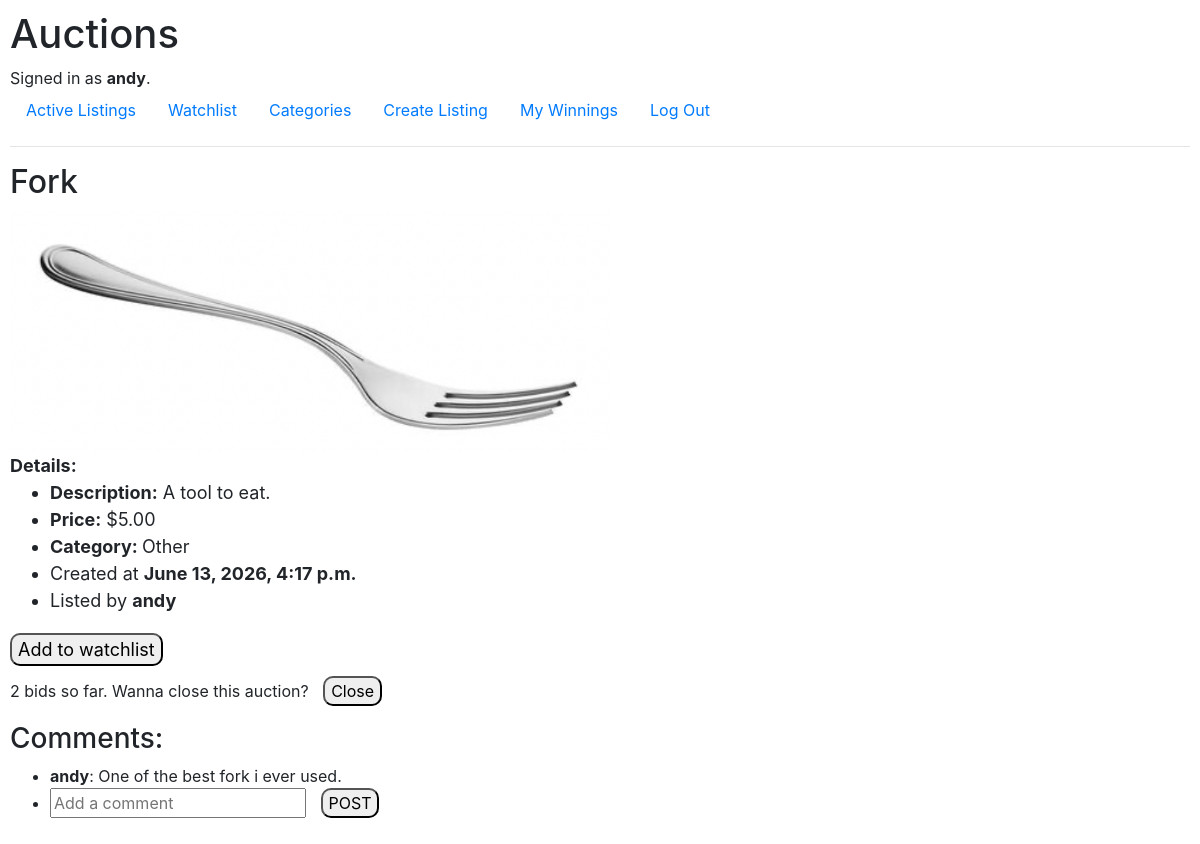
/listing/2 (signed in), run on the app's committed database.
### auctions/models.py (models this page shows, shortened)
class User(AbstractUser):
    pass
    def __str__(self):
        return f"{self.username.lower()}"

class Listing(models.Model):
    owner = models.ForeignKey(
        User, on_delete=models.CASCADE, related_name="listings")
    name = models.CharField(max_length=64)
    description = models.TextField()
    image = models.ImageField(upload_to="listings/", blank=True, null=True)
    category = models.CharField(max_length=30, default="Other")
    price = models.DecimalField(max_digits=10, decimal_places=2)
    datetime = models.DateTimeField(auto_now_add=True)
    active = models.BooleanField(default=True)
    winner = models.ForeignKey(User, on_delete=models.SET_NULL, null=True, blank=True, default=None, related_name="wins")

class Comment(models.Model):  # Renamed to singular
    commenter = models.ForeignKey(
        User, on_delete=models.CASCADE, related_name="writtenComments")
    listing = models.ForeignKey(
        Listing, on_delete=models.CASCADE, related_name="comments")  # Fixed related_name
    content = models.TextField()

### auctions/views.py (the view)
# urls.py: path("listing", views.createListing, name="createListing"),
@login_required
def listing(request, id):
    listing = Listing.objects.get(pk=id)
    isWatchlisted = Watchlist.objects.filter(user=request.user, listing=listing).exists()
    return render(request, "auctions/listingIndividual.html", {
        "listing": listing,
        "isWatchlisted":isWatchlisted,
        "comments": Comment.objects.filter(listing = listing)
    })

### auctions/templates/auctions/listingIndividual.html (shortened to what this page needs)
{% extends "auctions/layout.html" %}
{% block body %}
    <h2>{{ listing.name }}</h2>
    {% if listing.image %}
        <img src="{{ listing.image.url }}" alt="{{ listing.name }}" style="max-width: 600px; max-height:400px;">
    {% else %}
        <p>No image provided.</p>
    {% endif %}
    <div style="font-size: large; margin-bottom: 10px;"><b>Details:</b><br>
        <ul>
            <li><b>Description:</b> {{listing.description}}</li>
            <li><b>Price:</b> ${{listing.price}}</li>
            <li><b>Category: </b>{{listing.category}}</li>
            <li>Created at <b>{{listing.datetime}}</b></li>
            <li>Listed by <b>{{listing.owner}}</b></li>
        </ul>
                    {% if isWatchlisted %}
                <a href="{% url 'removeWatchlist' listing.id %}">
                    <button class="submit-button" style="margin-top:3px; margin-left:0px;">Remove from watchlist</button>
                </a>
            {% else %}
                <a href="{% url 'addWatchlist' listing.id %}">
                    <button class="submit-button" style="margin-top:3px; margin-left:0px;">Add to watchlist</button>
                </a>
            {% endif %}
    </div>
    <div>
        {% if listing.active %}
            <div>
                {% if request.user != listing.owner %}
                    <p>{{ listing.bids.count }} bids so far. Wanna put new bid?</p>
                    <form action="{% url 'placeBid' listing.id %}" method="post">
                        {% csrf_token %}
                        <input type="number" name="newBid" step="0.01" min="{{listing.price}}" placeholder="0.00" required>
                        <input type="submit" value="Place Bid">
                    </form>
                {% else %}
                    <p>{{ listing.bids.count }} bids so far. Wanna close this auction?
                        <a href="{% url 'closeListing' listing.id %}">
                            <button class="submit-button">Close</button>
                        </a>
                    </p>
                {% endif %}
            </div>
        {% endif %}
        <div>
            <h3>Comments:</h3>
            <ul>
                {% for comment in comments %}
                    <li><b>{{comment.commenter}}</b>: {{comment.content}}</li>
                {% empty %}
                    <li>No comments.</li>
                {% endfor %}
                {% if listing.active %}
                    <li>
                        <form action="{% url 'addComment' listing.id %}" method="post">
                            <input type="text" required name="content" placeholder="Add a comment"></textarea>
                            <input type="submit" class="submit-button" value="POST">
                        </form>
                    </li>
                {% endif %}
            </ul>
        </div>
    </div>
{% endblock %}

### auctions/templates/auctions/layout.html (shortened to what this page needs)
{% load static %}
<!DOCTYPE html>
<html lang="en">
    <head>
        <link rel="stylesheet" href="https://stackpath.bootstrapcdn.com/bootstrap/4.4.1/css/bootstrap.min.css">
        <link href="{% static 'auctions/styles.css' %}" rel="stylesheet">
    </head>
    <body>
        <h1>Auctions</h1>
        <div>
            {% if user.is_authenticated %}
                Signed in as <strong>{{ user.username }}</strong>.
            {% else %}
                Not signed in.
            {% endif %}
        </div>
        <ul class="nav">
            <li class="nav-item">
                <a class="nav-link" href="{% url 'index' %}">Active Listings</a>
            </li>
            <li class="nav-item">
                <a class="nav-link" href="{% url 'watchlist' %}">Watchlist</a>
            </li>
            <li class="nav-item">
                <a class="nav-link" href="{% url 'category' %}">Categories</a>
            </li>
            <li class="nav-item">
                <a class="nav-link" href="{% url 'createListing' %}">Create Listing</a>
            </li>
            <li class="nav-item">
                <a class="nav-link" href="{% url 'winnings' %}">My Winnings</a>
            </li>
            {% if user.is_authenticated %}
                <li class="nav-item">
                    <a class="nav-link" href="{% url 'logout' %}">Log Out</a>
                </li>
            {% endif %}
        </ul>
        <hr>
        {% block body %}
        {% endblock %}
    </body>
</html>

### auctions/static/auctions/styles.css (style rules this page uses)
body { padding: 10px; }
.submit-button { margin-left: 10px; width: auto; height: auto; border-radius: 10px; }

### data on the page
User: username "andy"
Listing: name "Fork", image (picture), description "A tool to eat.", price "5.00", category "Other", datetime "June 13, 2026, 4:17 p.m.", owner "andy", bids.count "2"
Comment: commenter "andy", content "One of the best fork i ever used."
